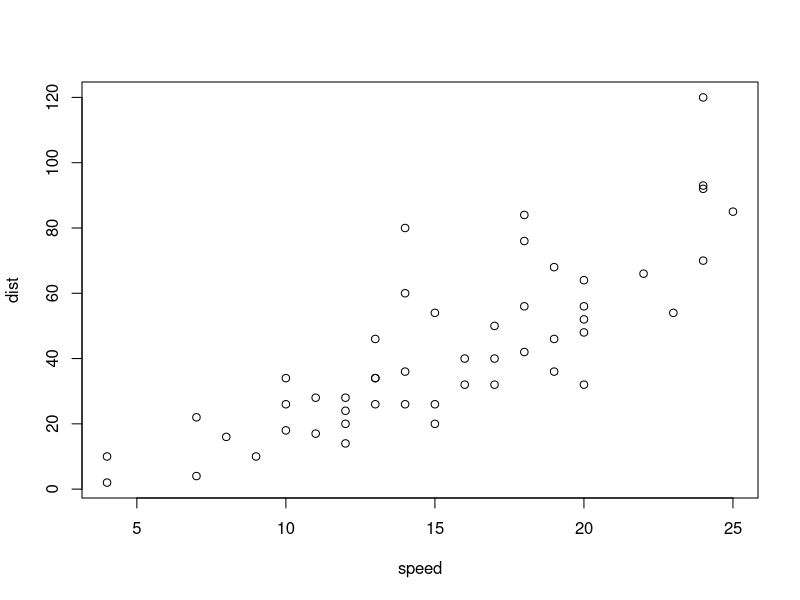
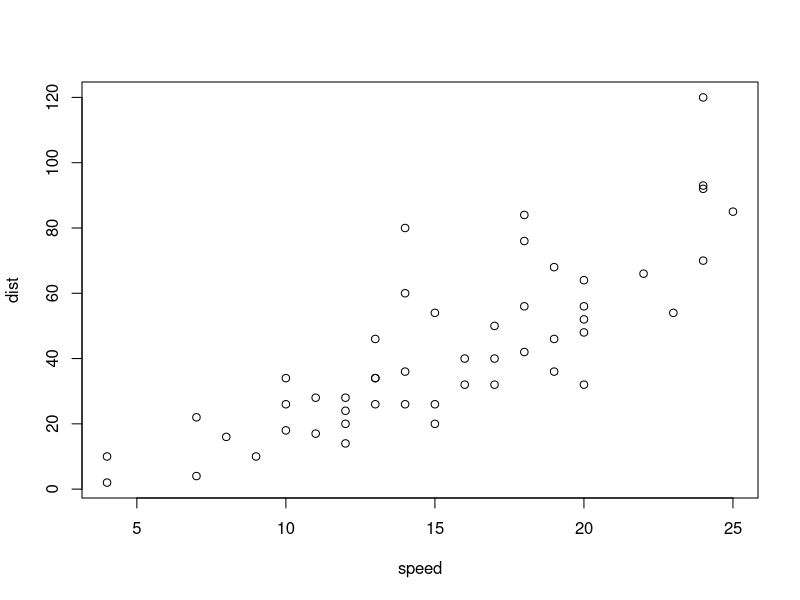
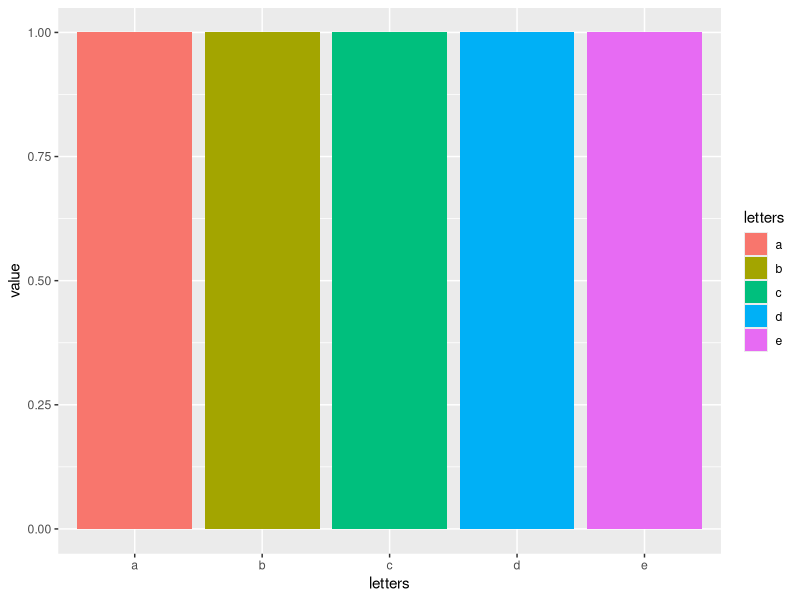
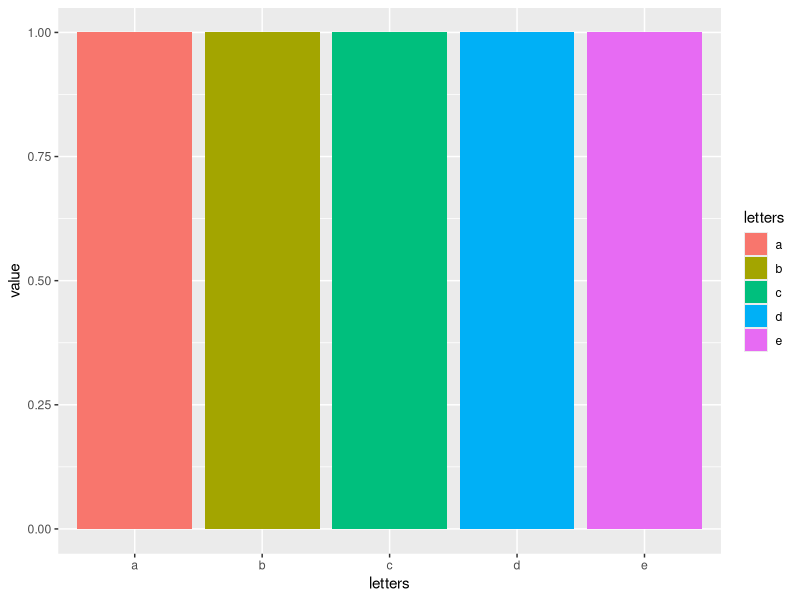
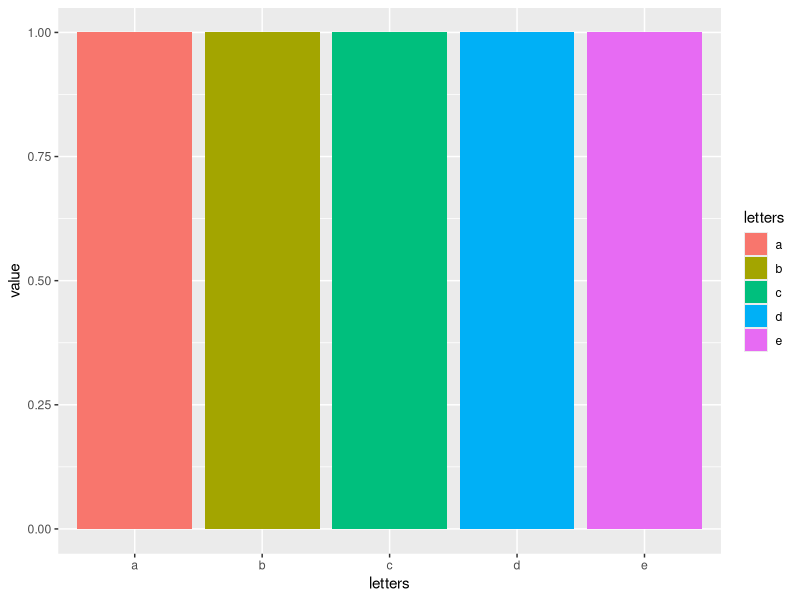
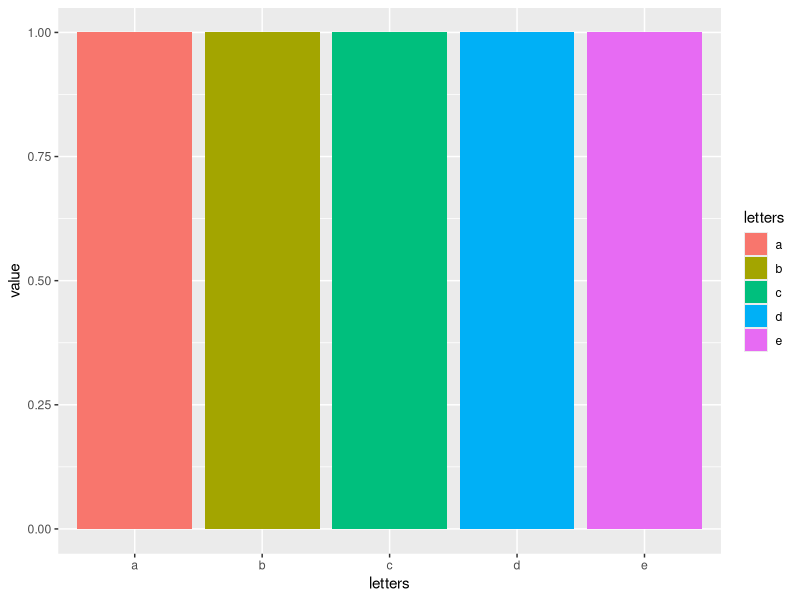

Here is the R script that generated these plots, in order:
## ---- chunk 1
knitr::opts_chunk$set(echo = TRUE, warning = FALSE, message = FALSE)

Sys.Date()
## ---- chunk 2
library(knitr)
hook_chunk = knit_hooks$get('chunk')
knit_hooks$set(chunk = function(x, options) {
  if (!is.null(options$echo_opts)) {
    return(paste0("```` ```{r ", options$params.src, "} ````", x, "```` ``` ````"))
  } else {
    return(hook_chunk(x, options)) # pass to default hook
  }
  })

opts_knit$set(eval.after = 'fig.cap')
## ---- chunk 3
library(tidyverse)
## ---- chunk 4
head(cars)
## ---- chunk 5
head(cars)
## ---- chunk 6
plot(cars)
## ---- chunk 7
plot(cars)
## ---- chunk 8
library(ggplot2)
df <- data.frame(letters = letters[1:5], value = 1)

ggplot(df, aes(letters, value, fill = letters)) +
 geom_bar(stat = "identity")

## ---- chunk 9
library(ggplot2)
df <- data.frame(letters = letters[1:5], value = 1)

ggplot(df, aes(letters, value, fill = letters)) +
 geom_bar(stat = "identity")

## ---- chunk 10
library(ggplot2)
df <- data.frame(letters = letters[1:5], value = 1)

ggplot(df, aes(letters, value, fill = letters)) +
 geom_bar(stat = "identity")

## ---- chunk 11
df <- data.frame(letters = letters[1:5], value = 1)

ggplot(df, aes(letters, value, fill = letters)) +
 geom_bar(stat = "identity")
## ---- chunk 12
x=c(1:10)
x
## ---- chunk 13
library(MASS)
## ---- chunk 14
library(dplyr)
library(MASS)
## ---- chunk 15
cat("I'm raw **Markdown** content.\n",
    
                         "My poetry of Puerto Rico\n")
